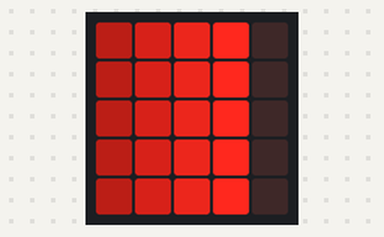
This program was run on a simulated BBC micro:bit (MakeCode). On the bench: the board's 5×5 LED display.

Above: at 0.06 s.
At 0.66 s:
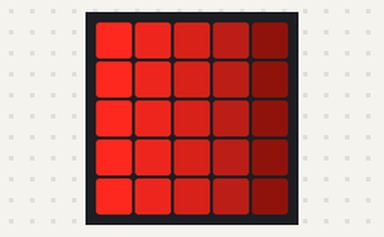
At 1.26 s:
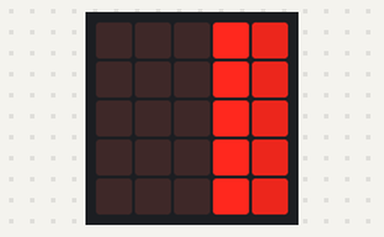

Measured:
- by itself, everything shown: repeats every 0.97 s, in 8 steps

The program:

main.ts
```typescript
let y = 0
let x = 2
let dx = 1
basic.forever(function () {
    basic.clearScreen()
    y = 0
    if (x == 4) {
        dx = -1
    } else if (x == 0) {
        dx = 1
    }
    x += dx
    for (let index = 0; index < 5; index++) {
        // 計次一個變數重複四次（決定你要有幾行尾巴），所以要點亮的燈乘上此變數
        //
        // 因為是迴旋，所以index是會持續增加或減少的
        for (let index = 0; index <= 4; index++) {
            led.plotBrightness(x - dx * index, y, 255 - index * 60)
        }
        y += 1
    }
    basic.pause(100)
})
```

test.ts
```typescript
// 在這裡測試；當此封包作為擴充功能時，將不會編譯此內容。
```
